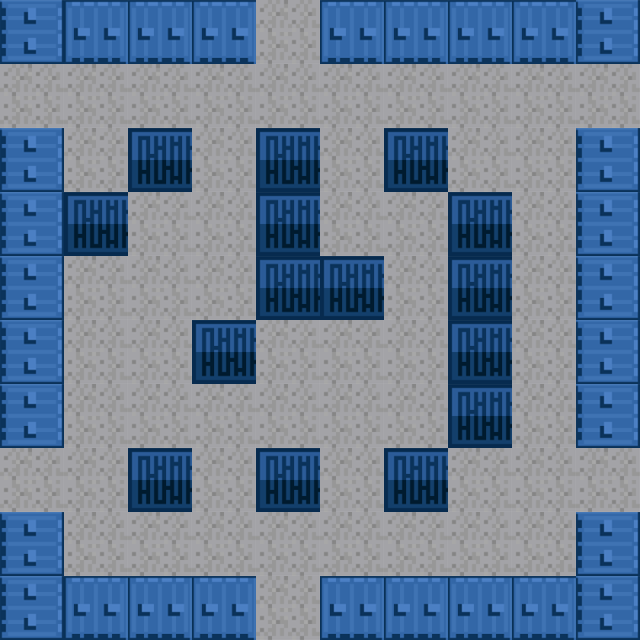

This game map was drawn from its Tiled (.tmx) file and the tilesets committed beside it. A one-line description and the full map source follow:
An orthogonal 10x10 tile map with 64x64 px tiles, 1 tile layer (タイル・レイヤー1).

<map version="1.0" orientation="orthogonal" renderorder="right-down" width="10" height="10" tilewidth="64" tileheight="64" nextobjectid="1">
 <tileset firstgid="1" name="tiles" tilewidth="64" tileheight="64" tilecount="32" columns="8">
  <image source="tank_sheet.png" width="512" height="256" />
 </tileset>
 <layer name="タイル・レイヤー1" width="10" height="10">
  <data encoding="csv">
32,31,31,31,1,31,31,31,31,32,
1,1,1,1,1,1,1,1,1,1,
32,1,25,1,25,1,25,1,1,32,
32,25,1,1,25,1,1,25,1,32,
32,1,1,1,25,25,1,25,1,32,
32,1,1,25,1,1,1,25,1,32,
32,1,1,1,1,1,1,25,1,32,
1,1,25,1,25,1,25,1,1,1,
32,1,1,1,1,1,1,1,1,32,
32,31,31,31,1,31,31,31,31,32
</data>
 </layer>
</map>